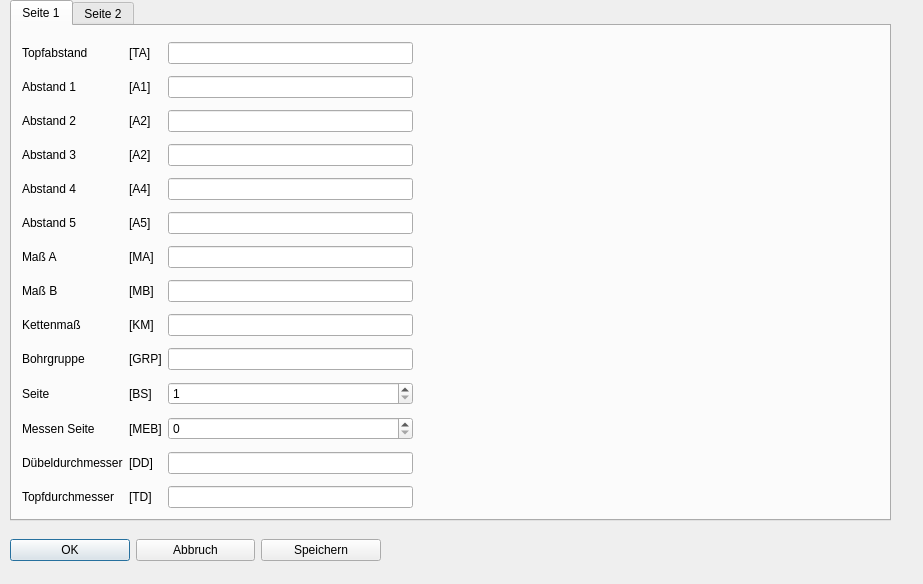
<?xml version="1.0" encoding="UTF-8"?>
<ui version="4.0">
 <class>Dialog_topf</class>
 <widget class="QDialog" name="Dialog_topf">
  <property name="geometry">
   <rect>
    <x>0</x>
    <y>0</y>
    <width>923</width>
    <height>584</height>
   </rect>
  </property>
  <property name="windowTitle">
   <string>Topfband</string>
  </property>
  <property name="modal">
   <bool>true</bool>
  </property>
  <widget class="QTabWidget" name="tabWidget">
   <property name="geometry">
    <rect>
     <x>10</x>
     <y>0</y>
     <width>881</width>
     <height>521</height>
    </rect>
   </property>
   <property name="currentIndex">
    <number>0</number>
   </property>
   <widget class="QWidget" name="tab">
    <attribute name="title">
     <string>Seite 1</string>
    </attribute>
    <widget class="QWidget" name="layoutWidget">
     <property name="geometry">
      <rect>
       <x>10</x>
       <y>10</y>
       <width>391</width>
       <height>481</height>
      </rect>
     </property>
     <layout class="QGridLayout" name="gridLayout">
      <item row="4" column="1">
       <widget class="QLabel" name="label_43">
        <property name="text">
         <string>[A4]</string>
        </property>
       </widget>
      </item>
      <item row="5" column="2">
       <widget class="QLineEdit" name="lineEdit_a5"/>
      </item>
      <item row="2" column="1">
       <widget class="QLabel" name="label_41">
        <property name="text">
         <string>[A2]</string>
        </property>
       </widget>
      </item>
      <item row="3" column="0">
       <widget class="QLabel" name="label_37">
        <property name="text">
         <string>Abstand 3</string>
        </property>
       </widget>
      </item>
      <item row="1" column="0">
       <widget class="QLabel" name="label_35">
        <property name="text">
         <string>Abstand 1</string>
        </property>
       </widget>
      </item>
      <item row="4" column="0">
       <widget class="QLabel" name="label_38">
        <property name="text">
         <string>Abstand 4</string>
        </property>
       </widget>
      </item>
      <item row="2" column="0">
       <widget class="QLabel" name="label_36">
        <property name="text">
         <string>Abstand 2</string>
        </property>
       </widget>
      </item>
      <item row="8" column="2">
       <widget class="QLineEdit" name="lineEdit_kette"/>
      </item>
      <item row="9" column="0">
       <widget class="QLabel" name="label_6">
        <property name="text">
         <string>Bohrgruppe</string>
        </property>
       </widget>
      </item>
      <item row="11" column="0">
       <widget class="QLabel" name="label_26">
        <property name="text">
         <string>Messen Seite</string>
        </property>
       </widget>
      </item>
      <item row="6" column="0">
       <widget class="QLabel" name="label">
        <property name="text">
         <string>Maß A</string>
        </property>
       </widget>
      </item>
      <item row="10" column="1">
       <widget class="QLabel" name="label_8">
        <property name="text">
         <string>[BS]</string>
        </property>
       </widget>
      </item>
      <item row="12" column="2">
       <widget class="QLineEdit" name="lineEdit_bodm"/>
      </item>
      <item row="6" column="1">
       <widget class="QLabel" name="label_2">
        <property name="text">
         <string>[MA]</string>
        </property>
       </widget>
      </item>
      <item row="3" column="1">
       <widget class="QLabel" name="label_42">
        <property name="text">
         <string>[A2]</string>
        </property>
       </widget>
      </item>
      <item row="0" column="2">
       <widget class="QLineEdit" name="lineEdit_ta"/>
      </item>
      <item row="5" column="1">
       <widget class="QLabel" name="label_44">
        <property name="text">
         <string>[A5]</string>
        </property>
       </widget>
      </item>
      <item row="9" column="1">
       <widget class="QLabel" name="label_10">
        <property name="text">
         <string>[GRP]</string>
        </property>
       </widget>
      </item>
      <item row="0" column="1">
       <widget class="QLabel" name="label_34">
        <property name="text">
         <string>[TA]</string>
        </property>
       </widget>
      </item>
      <item row="1" column="1">
       <widget class="QLabel" name="label_40">
        <property name="text">
         <string>[A1]</string>
        </property>
       </widget>
      </item>
      <item row="10" column="0">
       <widget class="QLabel" name="label_4">
        <property name="text">
         <string>Seite</string>
        </property>
       </widget>
      </item>
      <item row="6" column="2">
       <widget class="QLineEdit" name="lineEdit_ma"/>
      </item>
      <item row="2" column="2">
       <widget class="QLineEdit" name="lineEdit_a2"/>
      </item>
      <item row="8" column="0">
       <widget class="QLabel" name="label_5">
        <property name="text">
         <string>Kettenmaß</string>
        </property>
       </widget>
      </item>
      <item row="4" column="2">
       <widget class="QLineEdit" name="lineEdit_a4"/>
      </item>
      <item row="10" column="2">
       <widget class="QSpinBox" name="spinBox_seite">
        <property name="minimum">
         <number>1</number>
        </property>
        <property name="maximum">
         <number>4</number>
        </property>
       </widget>
      </item>
      <item row="7" column="0">
       <widget class="QLabel" name="label_3">
        <property name="text">
         <string>Maß B</string>
        </property>
       </widget>
      </item>
      <item row="1" column="2">
       <widget class="QLineEdit" name="lineEdit_a1"/>
      </item>
      <item row="9" column="2">
       <widget class="QLineEdit" name="lineEdit_grp"/>
      </item>
      <item row="5" column="0">
       <widget class="QLabel" name="label_39">
        <property name="text">
         <string>Abstand 5</string>
        </property>
       </widget>
      </item>
      <item row="0" column="0">
       <widget class="QLabel" name="label_16">
        <property name="text">
         <string>Topfabstand</string>
        </property>
       </widget>
      </item>
      <item row="8" column="1">
       <widget class="QLabel" name="label_9">
        <property name="text">
         <string>[KM]</string>
        </property>
       </widget>
      </item>
      <item row="7" column="2">
       <widget class="QLineEdit" name="lineEdit_mb"/>
      </item>
      <item row="7" column="1">
       <widget class="QLabel" name="label_7">
        <property name="text">
         <string>[MB]</string>
        </property>
       </widget>
      </item>
      <item row="3" column="2">
       <widget class="QLineEdit" name="lineEdit_a3"/>
      </item>
      <item row="11" column="1">
       <widget class="QLabel" name="label_27">
        <property name="text">
         <string>[MEB]</string>
        </property>
       </widget>
      </item>
      <item row="11" column="2">
       <widget class="QSpinBox" name="spinBox_messei">
        <property name="minimum">
         <number>0</number>
        </property>
        <property name="maximum">
         <number>5</number>
        </property>
        <property name="value">
         <number>0</number>
        </property>
       </widget>
      </item>
      <item row="13" column="2">
       <widget class="QLineEdit" name="lineEdit_todm"/>
      </item>
      <item row="12" column="0">
       <widget class="QLabel" name="label_45">
        <property name="text">
         <string>Dübeldurchmesser</string>
        </property>
       </widget>
      </item>
      <item row="13" column="0">
       <widget class="QLabel" name="label_46">
        <property name="text">
         <string>Topfdurchmesser</string>
        </property>
       </widget>
      </item>
      <item row="12" column="1">
       <widget class="QLabel" name="label_47">
        <property name="text">
         <string>[DD]</string>
        </property>
       </widget>
      </item>
      <item row="13" column="1">
       <widget class="QLabel" name="label_48">
        <property name="text">
         <string>[TD]</string>
        </property>
       </widget>
      </item>
     </layout>
    </widget>
    <widget class="QLabel" name="label_bild">
     <property name="geometry">
      <rect>
       <x>410</x>
       <y>10</y>
       <width>461</width>
       <height>481</height>
      </rect>
     </property>
     <property name="text">
      <string/>
     </property>
    </widget>
   </widget>
   <widget class="QWidget" name="tab_2">
    <attribute name="title">
     <string>Seite 2</string>
    </attribute>
    <widget class="QWidget" name="layoutWidget_2">
     <property name="geometry">
      <rect>
       <x>11</x>
       <y>9</y>
       <width>391</width>
       <height>481</height>
      </rect>
     </property>
     <layout class="QGridLayout" name="gridLayout_2">
      <item row="1" column="1">
       <widget class="QLabel" name="label_53">
        <property name="text">
         <string>[TNR]</string>
        </property>
       </widget>
      </item>
      <item row="9" column="1">
       <widget class="QLabel" name="label_23">
        <property name="text">
         <string>[ZSM]</string>
        </property>
       </widget>
      </item>
      <item row="8" column="0">
       <widget class="QLabel" name="label_57">
        <property name="text">
         <string>Bohrvorschub Topf</string>
        </property>
       </widget>
      </item>
      <item row="6" column="0">
       <widget class="QLabel" name="label_19">
        <property name="text">
         <string>Restbohrmaß</string>
        </property>
       </widget>
      </item>
      <item row="13" column="0">
       <widget class="QLabel" name="label_33">
        <property name="text">
         <string>Ausführbedingung</string>
        </property>
       </widget>
      </item>
      <item row="12" column="1">
       <widget class="QLabel" name="label_31">
        <property name="text">
         <string>[BEZ]</string>
        </property>
       </widget>
      </item>
      <item row="2" column="1">
       <widget class="QLabel" name="label_54">
        <property name="text">
         <string>[TT]</string>
        </property>
       </widget>
      </item>
      <item row="11" column="1">
       <widget class="QLabel" name="label_15">
        <property name="text">
         <string>[PLM]</string>
        </property>
       </widget>
      </item>
      <item row="7" column="0">
       <widget class="QLabel" name="label_21">
        <property name="text">
         <string>Bohrvorschub Dübel</string>
        </property>
       </widget>
      </item>
      <item row="11" column="0">
       <widget class="QLabel" name="label_14">
        <property name="text">
         <string>Punktlasermodi</string>
        </property>
       </widget>
      </item>
      <item row="6" column="1">
       <widget class="QLabel" name="label_20">
        <property name="text">
         <string>[RBM]</string>
        </property>
       </widget>
      </item>
      <item row="0" column="1">
       <widget class="QLabel" name="label_52">
        <property name="text">
         <string>[DT]</string>
        </property>
       </widget>
      </item>
      <item row="1" column="2">
       <widget class="QLineEdit" name="lineEdit_wkz"/>
      </item>
      <item row="6" column="2">
       <widget class="QLineEdit" name="lineEdit_reboma"/>
      </item>
      <item row="5" column="1">
       <widget class="QLabel" name="label_56">
        <property name="text">
         <string>[ABV]</string>
        </property>
       </widget>
      </item>
      <item row="4" column="1">
       <widget class="QLabel" name="label_18">
        <property name="text">
         <string>[ADV]</string>
        </property>
       </widget>
      </item>
      <item row="4" column="0">
       <widget class="QLabel" name="label_17">
        <property name="text">
         <string>Anbohrvorschub Dübel</string>
        </property>
       </widget>
      </item>
      <item row="5" column="2">
       <widget class="QLineEdit" name="lineEdit_toanbovo"/>
      </item>
      <item row="3" column="0">
       <widget class="QLabel" name="label_11">
        <property name="text">
         <string>Anbohrtiefe</string>
        </property>
       </widget>
      </item>
      <item row="7" column="1">
       <widget class="QLabel" name="label_22">
        <property name="text">
         <string>[BVD]</string>
        </property>
       </widget>
      </item>
      <item row="11" column="2">
       <widget class="QSpinBox" name="spinBox_plm">
        <property name="maximum">
         <number>3</number>
        </property>
       </widget>
      </item>
      <item row="0" column="2">
       <widget class="QLineEdit" name="lineEdit_boti"/>
      </item>
      <item row="9" column="0">
       <widget class="QLabel" name="label_12">
        <property name="text">
         <string>Zustellmaß Dübel</string>
        </property>
       </widget>
      </item>
      <item row="2" column="2">
       <widget class="QLineEdit" name="lineEdit_toti"/>
      </item>
      <item row="3" column="1">
       <widget class="QLabel" name="label_13">
        <property name="text">
         <string>[ABT]</string>
        </property>
       </widget>
      </item>
      <item row="5" column="0">
       <widget class="QLabel" name="label_55">
        <property name="text">
         <string>Anbohrvorschub Topf</string>
        </property>
       </widget>
      </item>
      <item row="10" column="2">
       <widget class="QLineEdit" name="lineEdit_n"/>
      </item>
      <item row="2" column="0">
       <widget class="QLabel" name="label_49">
        <property name="text">
         <string>Topf-Tiefe</string>
        </property>
       </widget>
      </item>
      <item row="3" column="2">
       <widget class="QLineEdit" name="lineEdit_anboti"/>
      </item>
      <item row="13" column="2">
       <widget class="QLineEdit" name="lineEdit_afb"/>
      </item>
      <item row="8" column="1">
       <widget class="QLabel" name="label_58">
        <property name="text">
         <string>[BZ]</string>
        </property>
       </widget>
      </item>
      <item row="13" column="1">
       <widget class="QLabel" name="label_32">
        <property name="text">
         <string>[AFB]</string>
        </property>
       </widget>
      </item>
      <item row="10" column="0">
       <widget class="QLabel" name="label_24">
        <property name="text">
         <string>Drehzahl</string>
        </property>
       </widget>
      </item>
      <item row="10" column="1">
       <widget class="QLabel" name="label_25">
        <property name="text">
         <string>[N]</string>
        </property>
       </widget>
      </item>
      <item row="0" column="0">
       <widget class="QLabel" name="label_51">
        <property name="text">
         <string>Dübeltiefe</string>
        </property>
       </widget>
      </item>
      <item row="1" column="0">
       <widget class="QLabel" name="label_50">
        <property name="text">
         <string>Topf-T-Nr.</string>
        </property>
       </widget>
      </item>
      <item row="4" column="2">
       <widget class="QLineEdit" name="lineEdit_boanbovo"/>
      </item>
      <item row="12" column="0">
       <widget class="QLabel" name="label_30">
        <property name="text">
         <string>Bezeichnung</string>
        </property>
       </widget>
      </item>
      <item row="9" column="2">
       <widget class="QLineEdit" name="lineEdit_bozsm"/>
      </item>
      <item row="12" column="2">
       <widget class="QLineEdit" name="lineEdit_bez"/>
      </item>
      <item row="7" column="2">
       <widget class="QLineEdit" name="lineEdit_bobovo"/>
      </item>
      <item row="8" column="2">
       <widget class="QLineEdit" name="lineEdit_tobovo"/>
      </item>
     </layout>
    </widget>
    <widget class="QLabel" name="label_bild_2">
     <property name="geometry">
      <rect>
       <x>410</x>
       <y>10</y>
       <width>461</width>
       <height>481</height>
      </rect>
     </property>
     <property name="text">
      <string/>
     </property>
    </widget>
   </widget>
  </widget>
  <widget class="QWidget" name="layoutWidget_3">
   <property name="geometry">
    <rect>
     <x>10</x>
     <y>530</y>
     <width>371</width>
     <height>41</height>
    </rect>
   </property>
   <layout class="QHBoxLayout" name="horizontalLayout">
    <item>
     <widget class="QPushButton" name="pushButton_ok">
      <property name="text">
       <string>OK</string>
      </property>
     </widget>
    </item>
    <item>
     <widget class="QPushButton" name="pushButton_esc">
      <property name="text">
       <string>Abbruch</string>
      </property>
     </widget>
    </item>
    <item>
     <widget class="QPushButton" name="pushButton_save">
      <property name="text">
       <string>Speichern</string>
      </property>
     </widget>
    </item>
   </layout>
  </widget>
 </widget>
 <tabstops>
  <tabstop>tabWidget</tabstop>
  <tabstop>lineEdit_ta</tabstop>
  <tabstop>lineEdit_a1</tabstop>
  <tabstop>lineEdit_a2</tabstop>
  <tabstop>lineEdit_a3</tabstop>
  <tabstop>lineEdit_a4</tabstop>
  <tabstop>lineEdit_a5</tabstop>
  <tabstop>lineEdit_ma</tabstop>
  <tabstop>lineEdit_mb</tabstop>
  <tabstop>lineEdit_kette</tabstop>
  <tabstop>lineEdit_grp</tabstop>
  <tabstop>spinBox_seite</tabstop>
  <tabstop>spinBox_messei</tabstop>
  <tabstop>lineEdit_bodm</tabstop>
  <tabstop>lineEdit_todm</tabstop>
  <tabstop>pushButton_ok</tabstop>
  <tabstop>pushButton_esc</tabstop>
  <tabstop>pushButton_save</tabstop>
  <tabstop>lineEdit_boti</tabstop>
  <tabstop>lineEdit_wkz</tabstop>
  <tabstop>lineEdit_toti</tabstop>
  <tabstop>lineEdit_anboti</tabstop>
  <tabstop>lineEdit_boanbovo</tabstop>
  <tabstop>lineEdit_toanbovo</tabstop>
  <tabstop>lineEdit_reboma</tabstop>
  <tabstop>lineEdit_bobovo</tabstop>
  <tabstop>lineEdit_tobovo</tabstop>
  <tabstop>lineEdit_bozsm</tabstop>
  <tabstop>lineEdit_n</tabstop>
  <tabstop>spinBox_plm</tabstop>
  <tabstop>lineEdit_bez</tabstop>
  <tabstop>lineEdit_afb</tabstop>
 </tabstops>
 <resources/>
 <connections/>
</ui>
